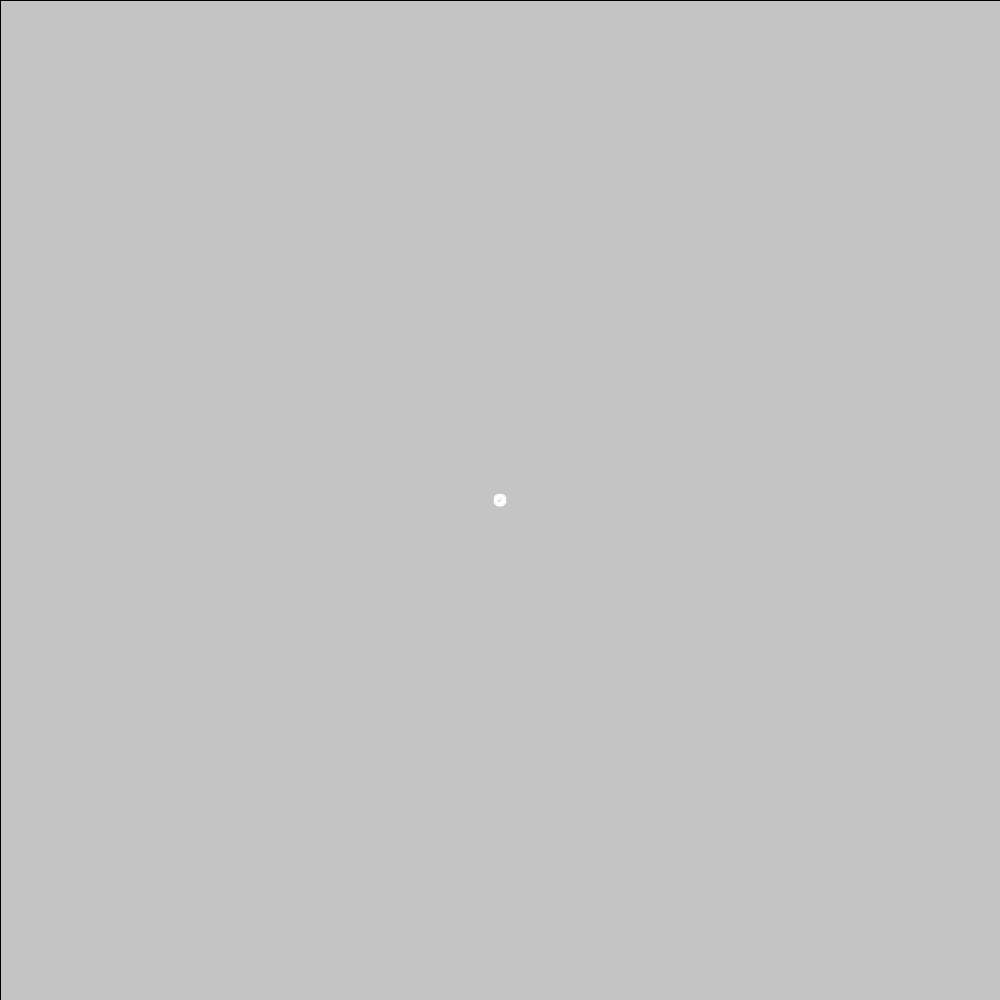
Frame 1 (no input)
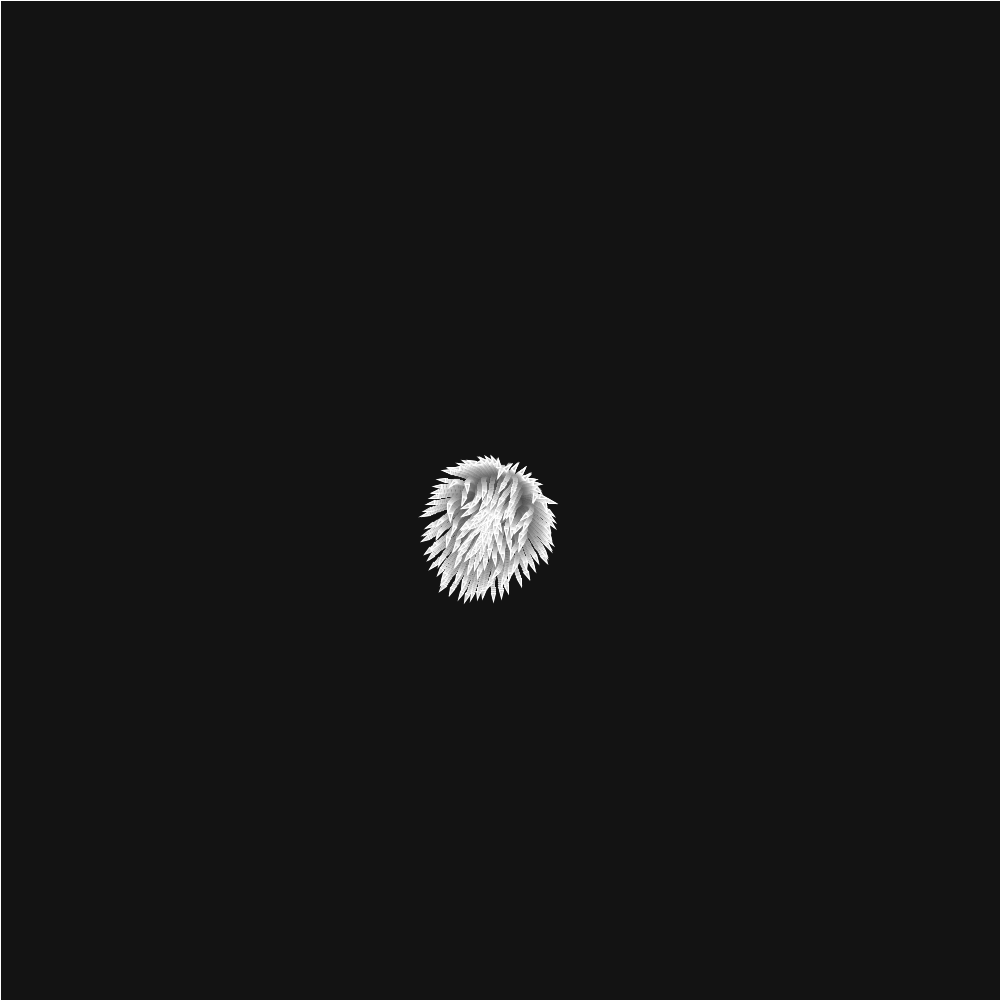
Frame 60 (the mouse pressed at the canvas centre just before this capture)
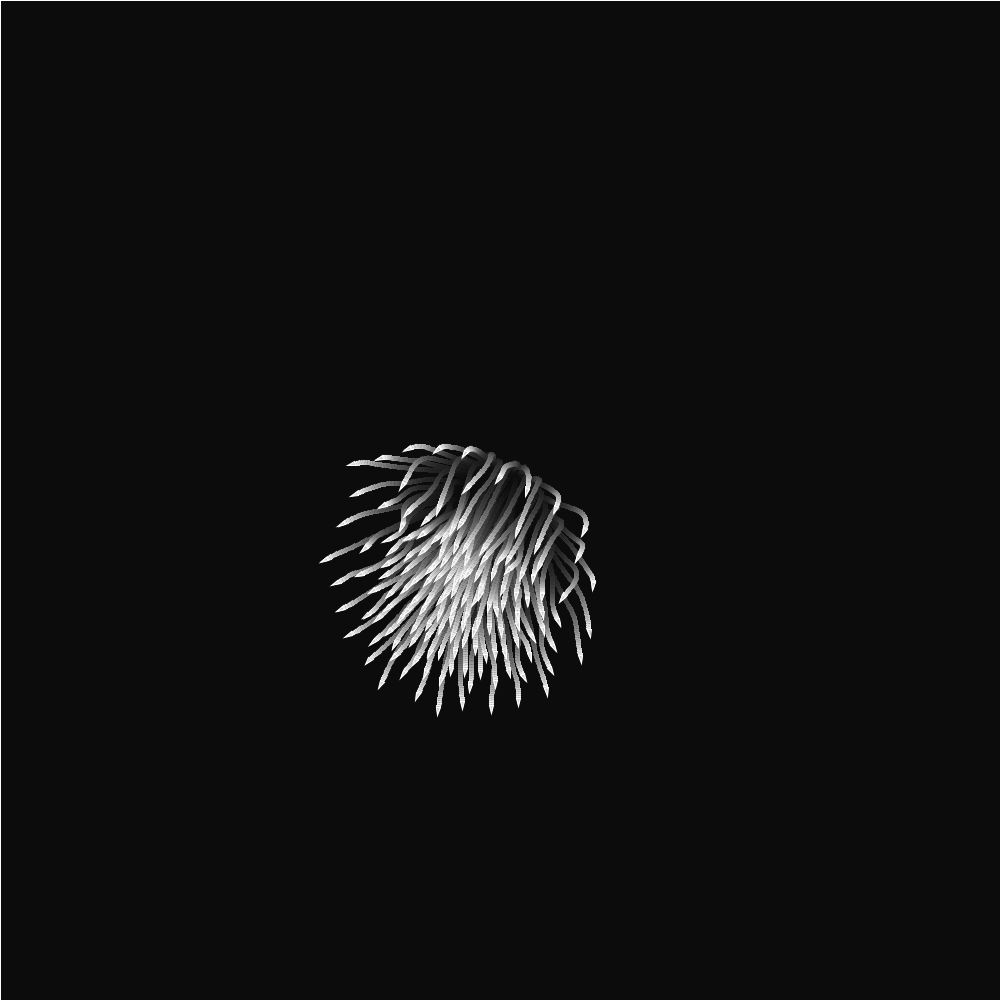
Frame 120 (the mouse held since frame 60 and released just before this capture)

The Processing sketch that drew these frames (run headless with seeded random() and noise(); from frame 60 on, the mouse is pressed at the canvas centre):

// Processing sketch: Boids
// ── Boids.pde
// TODO: Setup constants and properties
// TODO: Add trails & other effects (like that app)
// TODO: Add velocity colouring
// TODO: Add obstacles (Continous enviroment?)
// TODO: Add predators (https://www.openprocessing.org/sketch/127609)

//http://www.vergenet.net/~conrad/boids/pseudocode.html

Flock flock;

void setup()
{
  size(1000, 1000);
  flock = new Flock();
  
  // Add initial boids
  for (int i = 0; i < 150; i++) { // TODO: Constants?
    flock.addBoid(new Boid(width/2, height/2));
  }
}

void draw()
{
  fill(0, 10); // 50
  rect(0, 0, width, height);
  //background(50, 50);
  flock.run();
}

// TODO: Trim comments
// TODO: Reorder boid functions
// Implementation of Boids based off 'Flocking' by Daniel Shiffman
// https://processing.org/examples/flocking.html
class Boid
{
  PVector pos;
  PVector vel;
  PVector acc;
  
  float r;
  // TODO: Constants?
  float maxforce;
  float maxspeed;

  Boid(float x, float y)
  {
    // Setup initial state
    acc = new PVector(0, 0);
    
    float angle = random(TWO_PI);
    vel = new PVector(cos(angle), sin(angle));
    
    //vel = PVector.random2D();
    pos = new PVector(x, y);
    
    r = 2.0;
    maxspeed = 2;
    maxforce = 0.03;
  }
  
  // Run boid routines
  void run(ArrayList<Boid> boids)
  {
    flock(boids);
    update();
    borders();
    render();
  }
  
  // Apply force to boid
  void applyForce(PVector force)
  {
    acc.add(force);  
  }
  
  // Accumulate acceleration based on three rules
  void flock(ArrayList<Boid> boids)
  {
    PVector sep = seperate(boids); // Seperation
    PVector ali = align(boids);    // Alignment
    PVector coh = cohesion(boids); // Cohesion
    
    // Arbitrarily weight values
    sep.mult(1.6);
    ali.mult(1.0);
    coh.mult(1.0);
    
    // Add force vectors to acceleration of boid
    applyForce(sep);
    applyForce(ali);
    applyForce(coh);
  }
  
  // Update position of boid
  void update()
  {
    // Update velocity
    vel.add(acc);
    // Limit speed
    vel.limit(maxspeed);
    pos.add(vel);
    // Reset acceleration
    acc.mult(0);
  }
  
  // Borders check (wrap around)
  void borders()
  {
    if (pos.x < -r) pos.x = width+r;
    if (pos.y < -r) pos.y = height+r;
    if (pos.x > width+r) pos.x = -r;
    if (pos.y > height+r) pos.y = -r;
  }
  
  void render()
  {
    // Draw triangle rotated in the direction of boid velocity
    //float theta = vel.heading2D() + radians(90);
    float theta = vel.heading() + radians(90);
    
    fill(200, 100);
    stroke(255);
    pushMatrix();
    translate(pos.x, pos.y);
    rotate(theta);
    beginShape(TRIANGLES);
    vertex(0, -r*2);
    vertex(-r, r*2);
    vertex(r, r*2);
    endShape();
    popMatrix();
  }
  
  // Seperation
  // Method checking for nearby boids and steers away from them
  PVector seperate(ArrayList<Boid> boids)
  {
    float desiredSeperation = 25.0f; // TODO: Constants?
    PVector steer = new PVector(0, 0, 0);
    int count = 0;
    
    // Foreach boid check if too close
    for (Boid other : boids) {
      float distance = PVector.dist(pos, other.pos);
      if ((distance > 0) && (distance < desiredSeperation)) {
        // Calculate vector pointing away from neighbor
        PVector diff = PVector.sub(pos, other.pos);
        diff.normalize();
        diff.div(distance);
        steer.add(diff);
        count++;
      }
    }
    
    // Divide by how many close calls
    if (count > 0) {
      steer.div((float)count);  
    }
    
    // Steer aslong as the vector is greater than 0
    if (steer.mag() > 0) {
      // Implement Reynolds: Steering = Desired - Velocity
      steer.setMag(maxspeed);
      steer.sub(vel);
      steer.limit(maxforce);
    }
    
    return steer;
  }
  
  // Alignment
  // For every boid, calculate the average velocity (and match it)
  PVector align(ArrayList<Boid> boids) 
  {
    float neighbourDist = 50; // TODO: Constants?
    PVector sum = new PVector(0, 0);
    int count = 0;
    
    for (Boid other : boids) {
      float distance = PVector.dist(pos, other.pos);
      if ((distance > 0) && (distance < neighbourDist)) {
        sum.add(other.vel);
        count++;
      }
    }
    
    if (count > 0) {
      // Implement Reynolds: Steering = Desired - Velocity
      sum.setMag(maxspeed);
      PVector steer = PVector.sub(sum, vel);
      steer.limit(maxforce);
      return steer;
    } else {
      return new PVector(0, 0);
    }
  }
  
  // Cohhesion
  // For average position (the center) of all nearby boids and steer towards it
  PVector cohesion(ArrayList<Boid> boids)
  {
    float neighbourDist = 50; // TODO: Constants?
    PVector sum = new PVector(0, 0);
    int count = 0;
    
    for (Boid other : boids) {
      float distance = PVector.dist(pos, other.pos);
      if ((distance > 0) && (distance < neighbourDist)) { // All nearby boids
        sum.add(other.pos); // Add position
        count++;
      }
    }
    
    if (count > 0) {
      sum.div(count); // workout average
      return seek(sum); // Steer toward position
    } else {
      return new PVector(0, 0);  
    }
  }
  
  // Method that calculates and applies steering force towards a target
  PVector seek(PVector target) 
  {
    // Vector pointing towards target
    PVector desired = PVector.sub(target, pos); 
    
    // Scale to maxspeed
    desired.setMag(maxspeed);
    
    // Steering = desired - velocity
    PVector steer = PVector.sub(desired, vel);
    steer.limit(maxforce);
    return steer;
  }
}

// The 'Flock' (a list of boids)
class Flock
{
  ArrayList<Boid> boids; // Contains all boids
  
  Flock()
  {
    boids = new ArrayList<Boid>();
  }
  
  // Run each boid individually
  void run()
  {
    for (Boid b : boids) {
      b.run(boids);
    }
  }
  
  void addBoid(Boid b)
  {
    boids.add(b);  
  }
}

//class Predator extends Boid 
//{
  //Predator(PVector pos)
  //{
    //super(pos);
    
  //}
//}
